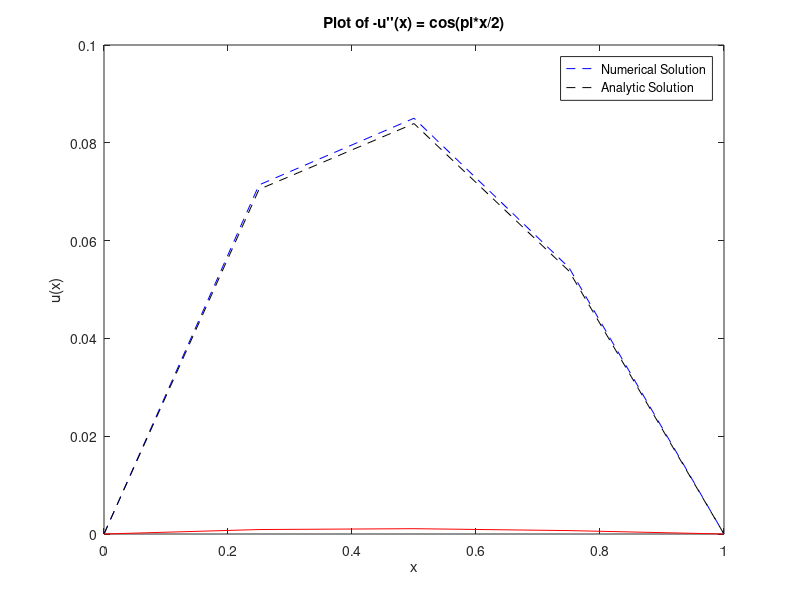
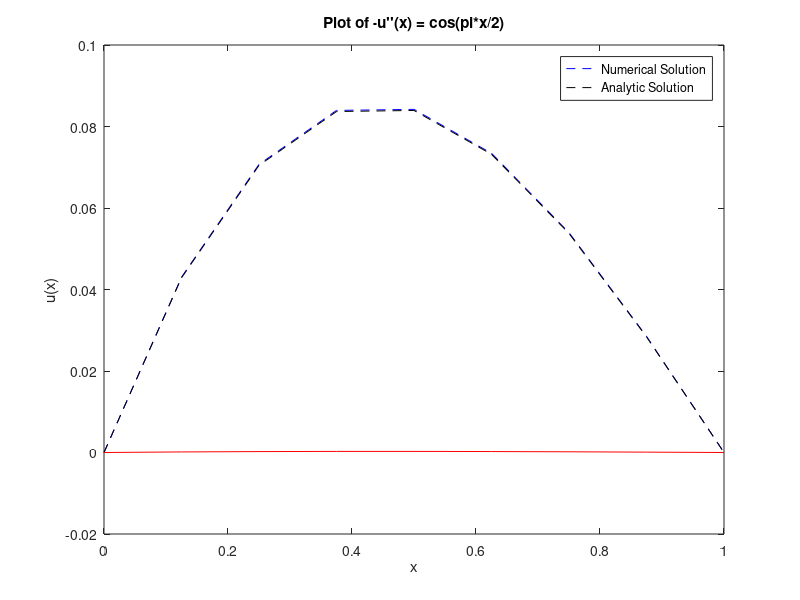
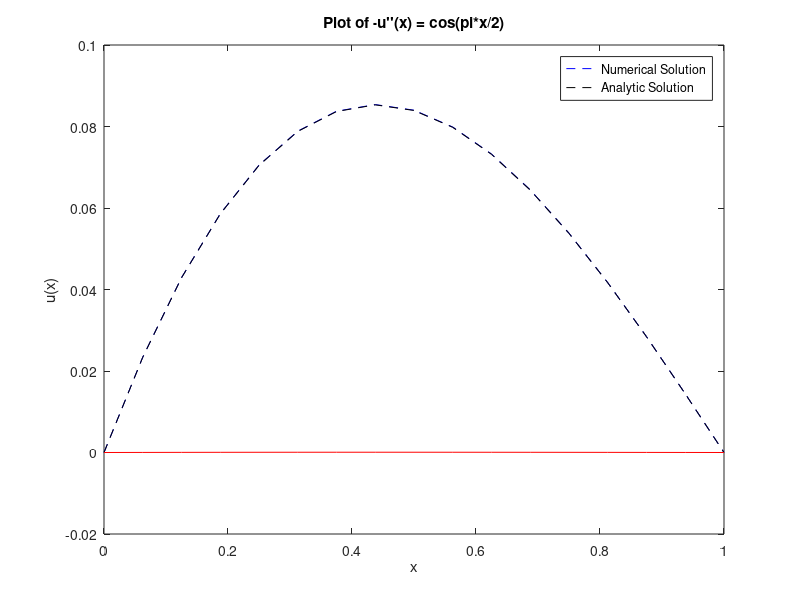
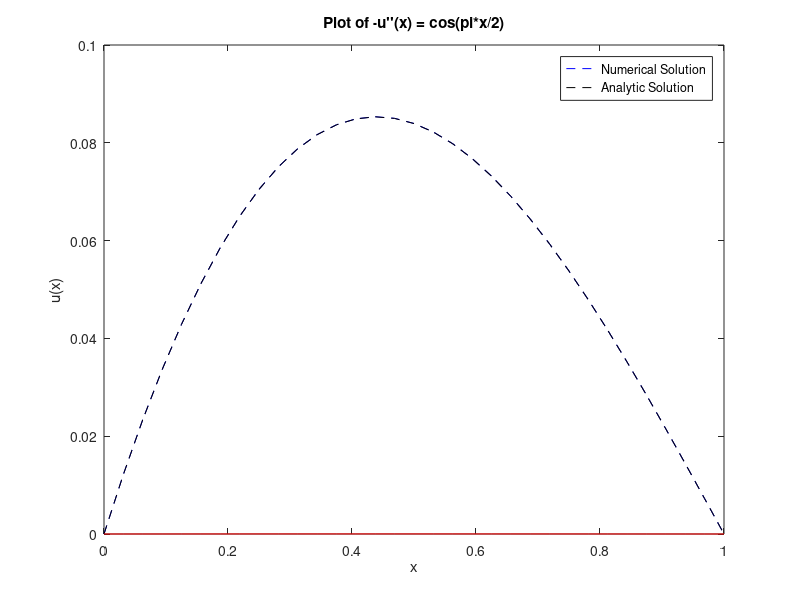

The MATLAB script that drew these images, in order:
%To Solve the differential equation -u''= cos(pi*x/2) analytically and compare solutions computationally

%Discretizing the differential equation
%Taking arbitrary number of intervals N=4
N=4;

% Let the length of one division be h
h=1/N;

% x is a vector with N+1 number of equidistant points from 0 to 1
x=linspace(0,1,N+1)';

%Analytic solution as done theoretically
constant=4/pi^2;
u=constant*cos(pi*x/2)+constant*x-constant;

%Computed Solution(U) is in the form AU=F
%Creating A matrix
principalDiag=[1; (2/(h^2))*(ones(N-1,1)); 1];
lowerDiag=[(-1/(h^2))*(ones(N-1,1)); 0; 0];
upperDiag=[0; 0;(-1/(h^2))*(ones(N-1,1))];
A=spdiags([lowerDiag principalDiag upperDiag],-1:1,N+1,N+1);
%spy(A)
A=full(A)

%Creating F matrix
x=x(2:N);
F=cos((pi*x)/2);

%Given u(0)=u(1)=0
F=[0; F; 0]

%Computing U
U=A\F

%Compare the analytic solution with Numerical solution
CompareSols=[u U]

%Error between analytic and numerical solution
E = abs(u-U)

%Plot the graph
figure(1);
x=linspace(0,1,N+1)';
plot(x,U,'b--',x,u,'k--',x,E,'r')
legend('Numerical Solution','Analytic Solution')
title('Plot of -u''''(x) = cos(pi*x/2)')
xlabel('x')
ylabel('u(x)')



%Taking arbitrary number of intervals N=4
N=8;

% Let the length of one division be h
h=1/N;

% x is a vector with N+1 number of equidistant points from 0 to 1
x=linspace(0,1,N+1)';

%Analytic solution as done theoretically
constant=4/pi^2;
u=constant*cos(pi*x/2)+constant*x-constant;

%Computed Solution(U) is in the form AU=F
%Creating A matrix
principalDiag=[1; (2/(h^2))*(ones(N-1,1)); 1];
lowerDiag=[(-1/(h^2))*(ones(N-1,1)); 0; 0];
upperDiag=[0; 0;(-1/(h^2))*(ones(N-1,1))];
A=spdiags([lowerDiag principalDiag upperDiag],-1:1,N+1,N+1);
%spy(A)
A=full(A)

%Creating F matrix
x=x(2:N);
F=cos((pi*x)/2);

%Given u(0)=u(1)=0
F=[0; F; 0]

%Computing U
U=A\F

%Compare the analytic solution with Numerical solution
CompareSols=[u U]

%Error between analytic and numerical solution
E = abs(u-U)

%Plot the graph
figure(2);
x=linspace(0,1,N+1)';
plot(x,U,'b--',x,u,'k--',x,E,'r')
legend('Numerical Solution','Analytic Solution')
title('Plot of -u''''(x) = cos(pi*x/2)')
xlabel('x')
ylabel('u(x)')


%Taking arbitrary number of intervals N=4
N=16;

% Let the length of one division be h
h=1/N;

% x is a vector with N+1 number of equidistant points from 0 to 1
x=linspace(0,1,N+1)';

%Analytic solution as done theoretically
constant=4/pi^2;
u=constant*cos(pi*x/2)+constant*x-constant;

%Computed Solution(U) is in the form AU=F
%Creating A matrix
principalDiag=[1; (2/(h^2))*(ones(N-1,1)); 1];
lowerDiag=[(-1/(h^2))*(ones(N-1,1)); 0; 0];
upperDiag=[0; 0;(-1/(h^2))*(ones(N-1,1))];
A=spdiags([lowerDiag principalDiag upperDiag],-1:1,N+1,N+1);
%spy(A)
A=full(A)

%Creating F matrix
x=x(2:N);
F=cos((pi*x)/2);

%Given u(0)=u(1)=0
F=[0; F; 0]

%Computing U
U=A\F

%Compare the analytic solution with Numerical solution
CompareSols=[u U]

%Error between analytic and numerical solution
E = abs(u-U)

%Plot the graph
figure(3);
x=linspace(0,1,N+1)';
plot(x,U,'b--',x,u,'k--',x,E,'r')
legend('Numerical Solution','Analytic Solution')
title('Plot of -u''''(x) = cos(pi*x/2)')
xlabel('x')
ylabel('u(x)')


%Taking arbitrary number of intervals N=4
N=32;

% Let the length of one division be h
h=1/N;

% x is a vector with N+1 number of equidistant points from 0 to 1
x=linspace(0,1,N+1)';

%Analytic solution as done theoretically
constant=4/pi^2;
u=constant*cos(pi*x/2)+constant*x-constant;

%Computed Solution(U) is in the form AU=F
%Creating A matrix
principalDiag=[1; (2/(h^2))*(ones(N-1,1)); 1];
lowerDiag=[(-1/(h^2))*(ones(N-1,1)); 0; 0];
upperDiag=[0; 0;(-1/(h^2))*(ones(N-1,1))];
A=spdiags([lowerDiag principalDiag upperDiag],-1:1,N+1,N+1);
%spy(A)
A=full(A)

%Creating F matrix
x=x(2:N);
F=cos((pi*x)/2);

%Given u(0)=u(1)=0
F=[0; F; 0]

%Computing U
U=A\F

%Compare the analytic solution with Numerical solution
CompareSols=[u U]

%Error between analytic and numerical solution
E = abs(u-U)

%Plot the graph
figure(4);
x=linspace(0,1,N+1)';
plot(x,U,'b--',x,u,'k--',x,E,'r')
legend('Numerical Solution','Analytic Solution')
title('Plot of -u''''(x) = cos(pi*x/2)')
xlabel('x')
ylabel('u(x)')